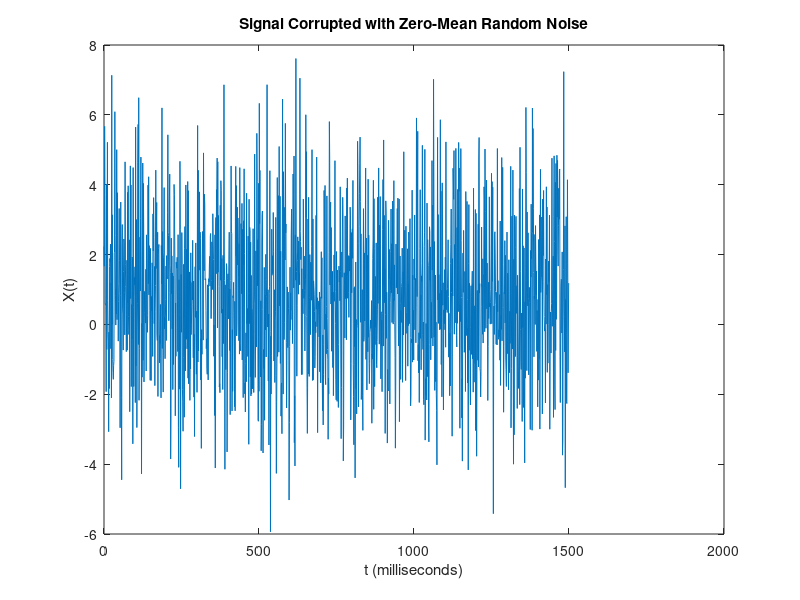
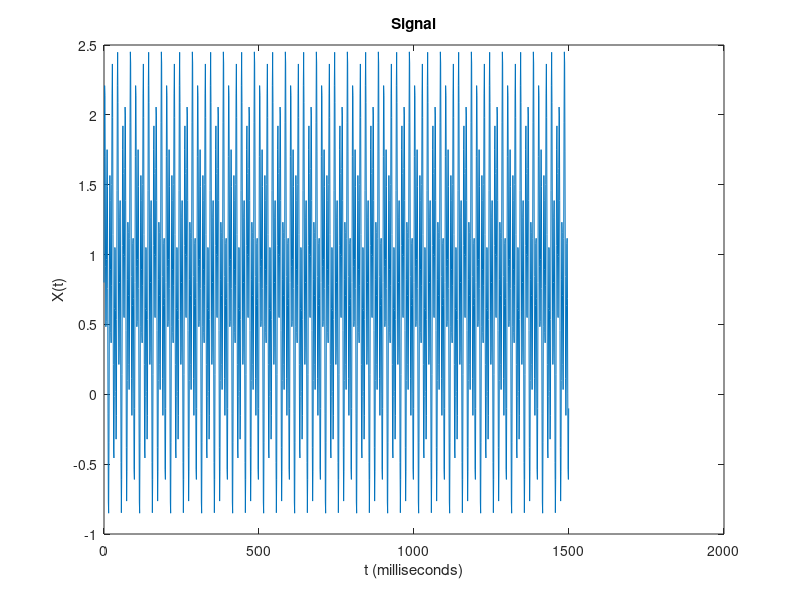
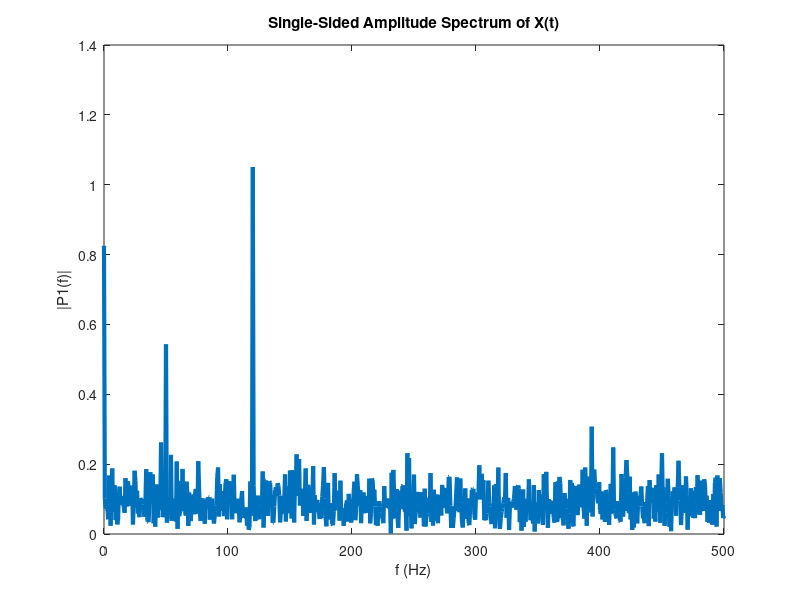
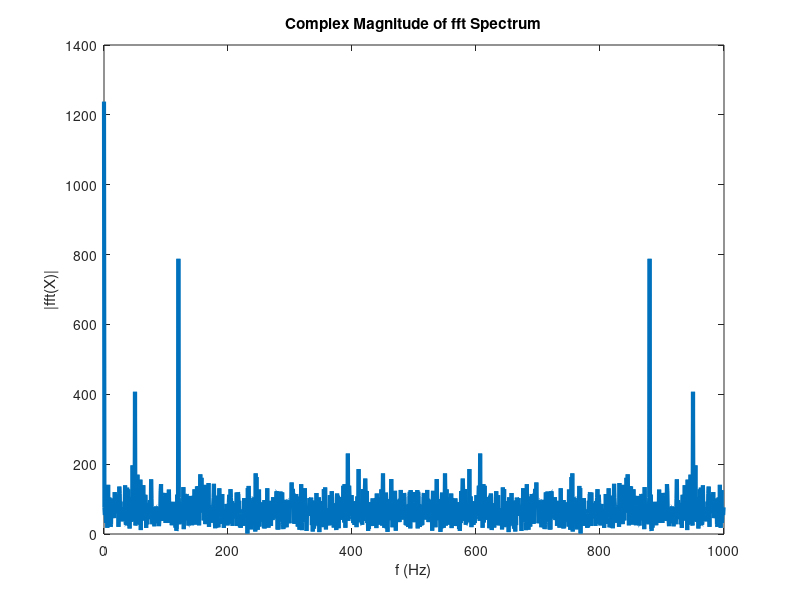

The MATLAB source for these figures, in order: (Note: this script raises an error after producing the figures.)
%Alright, we need to figure this out.
%Frank needs to correctly use the spectrum to separate the timeseries.

%Sampling frequency: 1 kHz
%Signal duration: 1.5 seconds

Fs = 1000;            % Sampling frequency                    
T = 1/Fs;             % Sampling period       
L = 1500;             % Length of signal
t = (0:L-1)*T;        % Time vector

S = 0.8 + 0.7*sin(2*pi*50*t) + sin(2*pi*120*t);

data = S + 2*randn(size(t));


figure()
plot(1000*t,data)
title("Signal Corrupted with Zero-Mean Random Noise")
xlabel("t (milliseconds)")
ylabel("X(t)")

figure()
plot(1000*t,S)
title("Signal")
xlabel("t (milliseconds)")
ylabel("X(t)")


Y = fft(data)
P2 = abs(Y/L);
P1 = P2(1:L/2+1);
P1(2:end-1) = 2*P1(2:end-1);


f = Fs/L*(0:(L/2));
figure()
plot(f,P1,"LineWidth",3) 
title("Single-Sided Amplitude Spectrum of X(t)")
xlabel("f (Hz)")
ylabel("|P1(f)|")


figure()
plot(Fs/L*(0:L-1),abs(Y),"LineWidth",3)
title("Complex Magnitude of fft Spectrum")
xlabel("f (Hz)")
ylabel("|fft(X)|")
figure()
plot(Fs/L*(-L/2:L/2-1),abs(fftshift(Y)),"LineWidth",3)
title("fft Spectrum in the Positive and Negative Frequencies")
xlabel("f (Hz)")
ylabel("|fft(X)|")


Y = fft(S);
P2 = abs(Y/L);
P1 = P2(1:L/2+1);
P1(2:end-1) = 2*P1(2:end-1);
figure()
plot(f,P1,"LineWidth",3) 
title("Single-Sided Amplitude Spectrum of S(t)")
xlabel("f (Hz)")
ylabel("|P1(f)|")

 %Franks Hanning Window Implementation

Fs = 1000;            % Sampling frequency                    
T = 1/Fs;             % Sampling period       
L = 1500;             % Length of signal
t = (0:L-1)*T;        % Time vector
f = Fs/L*(0:(L/2));

S = 0.8 + 0.7*sin(2*pi*50*t) + sin(2*pi*120*t);

data = S + 2*randn(size(t));
hannWind = hanning(40);


dataTest = data.*hannWind;

figure()
wvtool(hannWind)


Ywindow = fft(dataTest);
P2window = abs(Ywindow/L);
P1window = P2window(1:L/2+1);
P1window(2:end-1) = 2*P1window(2:end-1);
figure()
plot(f,P1window,"LineWidth",3) 
title("Single-Sided Amplitude Spectrum of S(t)")
xlabel("f (Hz)")
ylabel("|P1(f)|")




Y = fft(data);
P2 = abs(Y/L);
P1 = P2(1:L/2+1);
P1(2:end-1) = 2*P1(2:end-1);
figure()
plot(f,P1,"LineWidth",3) 
title("Single-Sided Amplitude Spectrum of S(t)")
xlabel("f (Hz)")
ylabel("|P1(f)|")




%%
% Okay, gotta experiment with my data
% 1hz = 1 per second
% 1/3600 Hz = 1 per hour? I think
% Frank ran "deepCutz"
deepCutz
clearvars -except receiverData oneDrive githubToolbox
close all

%
Fs = 1/3600;        % Sampling Frequency, hourly
T = 1/Fs            % Sample Period
L = length(receiverData{5}.HourlyDets)          % Length of Signal
t = (0:L-1)*T;

%Testing my data
T = receiverData{5}.DT
% T2 = receiverData{5}.DT
data = receiverData{5}.HourlyDets';
window = hanning(40);

f = Fs/L*(0:(L/2));

figure()
plot(T,data)
title("Row in the Time Domain")

%
Y = fft(data);
P2 = abs(Y/L);
P1 = P2(1:L/2+1);
P1(2:end-1) = 2*P1(2:end-1);
figure()
plot(f,P1,"LineWidth",3) 
title("FFT: Off Reef, No Window")
xlabel("f (Hz)")
ylabel("|P1(f)|")


%%
dataTest = data.*window;


Ywindow = fft(dataTest);
P2window = abs(Ywindow/L);
P1window = P2window(1:L/2+1);
P1window(2:end-1) = 2*P1window(2:end-1);
figure()
plot(f,P1window,"LineWidth",3) 
title("Single-Sided Amplitude Spectrum, Data: 80-Hour  Hanning Window, Off Reef")
xlabel("f (Hz)")
ylabel("|P1(f)|")


















%%




Y = fft(data,L);
windowY = fft(window.*data,:)

figure()
plot(Fs/L*(0:L-1),abs(Y),"LineWidth",3)
title("Complex Magnitude of fft Spectrum")
xlabel("f (Hz)")
ylabel("|fft(X)|")


%
figure()
plot(Fs/L*(-L/2:L/2-1),abs(fftshift(Y)),"LineWidth",3)
title("fft Spectrum in the Positive and Negative Frequencies")
xlabel("f (Hz)")
ylabel("|fft(X)|")


P2 = abs(Y/L);
P1 = P2(1:L/2+1);
P1(2:end-1) = 2*P1(2:end-1);


f = Fs/L*(0:(L/2));
plot(f,P1,"LineWidth",3) 
title("Single-Sided Amplitude Spectrum of X(t),NoFilter")
xlabel("f (Hz)")
ylabel("|P1(f)|")







%%
%Off reef is super obvious: tides and daily.
%On reef is not. Need to look at lowpass/highpass filters, or windowing.
Fs = 1/3600;        % Sampling Frequency
T = 1/Fs            % Sample Period
L = length(receiverData{5}.HourlyDets)          % Length of Signal
% L = length(receiverData{5}.HourlyDets)
t = (0:L-1)*T;


%Testing my data
T = receiverData{4}.DT
% T2 = receiverData{5}.DT
data = receiverData{4}.HourlyDets;
% X2 = receiverData{5}.HourlyDets;




%40 hour pass
wpass = 1/(40*3600);


dataHighFilter = highpass(data,wpass);
dataLowFilter   = lowpass(data,wpass);

Y = fft(dataHighFilter,L);
% Y2 = fft(X2,L2);

figure()
plot(Fs/L*(0:L-1),abs(Y),"LineWidth",3)
title("Complex Magnitude of fft Spectrum")
xlabel("f (Hz)")
ylabel("|fft(X)|")


%
figure()
plot(Fs/L*(-L/2:L/2-1),abs(fftshift(Y)),"LineWidth",3)
title("fft Spectrum in the Positive and Negative Frequencies")
xlabel("f (Hz)")
ylabel("|fft(X)|")


P2 = abs(Y/L);
P1 = P2(1:L/2+1);
P1(2:end-1) = 2*P1(2:end-1);


f = Fs/L*(0:(L/2));
plot(f,P1,"LineWidth",3) 
title("Single-Sided Amplitude Spectrum of X(t), HighFilter")
xlabel("f (Hz)")
ylabel("|P1(f)|")

%
Y = fft(dataLowFilter,L);
% Y2 = fft(X2,L2);

figure()
plot(Fs/L*(0:L-1),abs(Y),"LineWidth",3)
title("Complex Magnitude of fft Spectrum")
xlabel("f (Hz)")
ylabel("|fft(X)|")


%
figure()
plot(Fs/L*(-L/2:L/2-1),abs(fftshift(Y)),"LineWidth",3)
title("fft Spectrum in the Positive and Negative Frequencies")
xlabel("f (Hz)")
ylabel("|fft(X)|")


P2 = abs(Y/L);
P1 = P2(1:L/2+1);
P1(2:end-1) = 2*P1(2:end-1);


f = Fs/L*(0:(L/2));
plot(f,P1,"LineWidth",3) 
title("Single-Sided Amplitude Spectrum of X(t), LowFilter")
xlabel("f (Hz)")
ylabel("|P1(f)|")







%%


Fs = 1000;                    % Sampling frequency
T = 1/Fs;                     % Sampling period
L = 1000;                     % Length of signal
t = (0:L-1)*T;                % Time vector

x1 = cos(2*pi*50*t);          % First row wave
x2 = cos(2*pi*150*t);         % Second row wave
x3 = cos(2*pi*300*t);         % Third row wave

data = [x1; x2; x3];

figure()
for i = 1:3
    subplot(3,1,i)
    plot(t(1:100),data(i,1:100))
    title("Row " + num2str(i) + " in the Time Domain")
end


dim = 2;
Y = fft(data,L,dim);
P2 = abs(Y/L);
P1 = P2(:,1:L/2+1);
P1(:,2:end-1) = 2*P1(:,2:end-1);

figure()
for i=1:3
    subplot(3,1,i)
    plot(0:(Fs/L):(Fs/2-Fs/L),P1(i,1:L/2))
    title("Row " + num2str(i) + " in the Frequency Domain")
end
